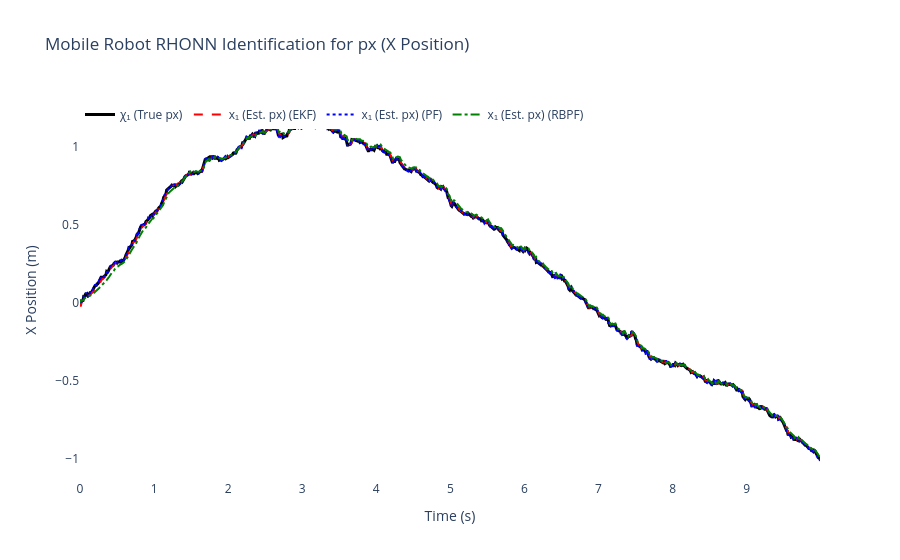
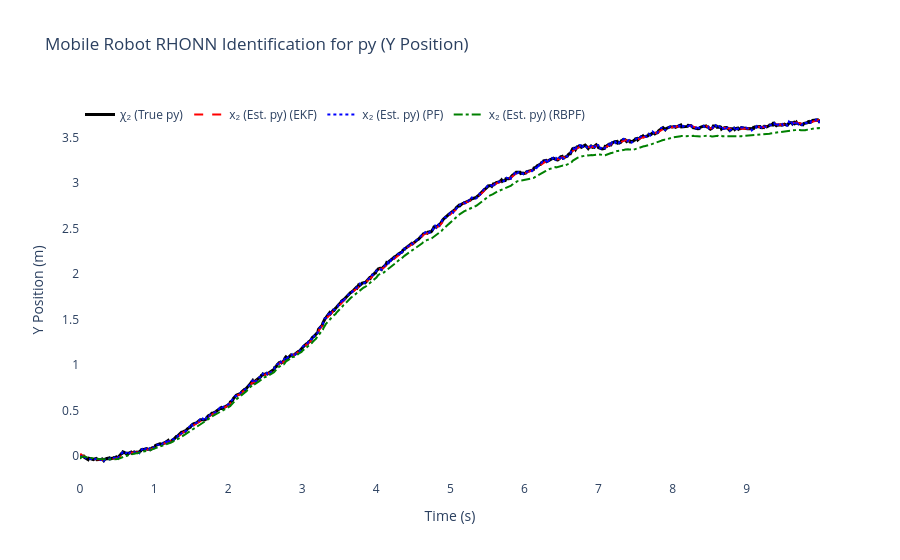
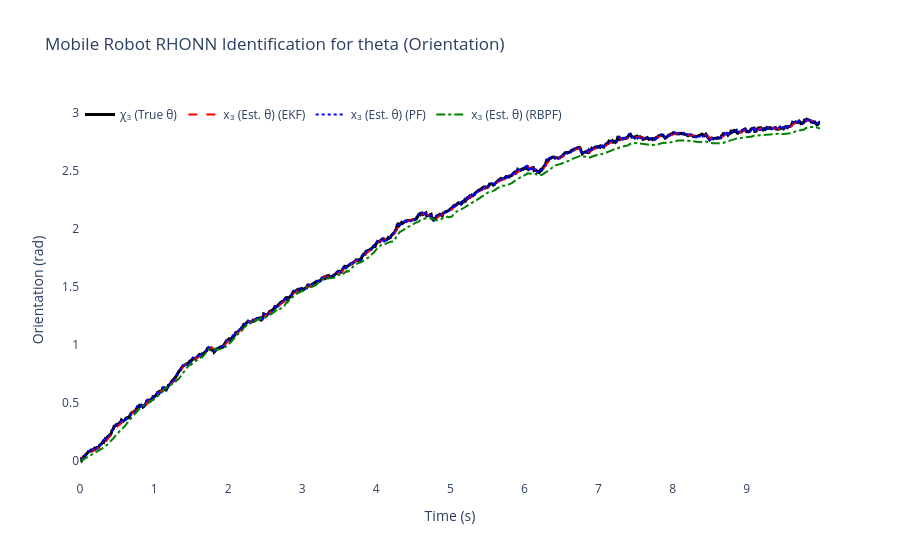
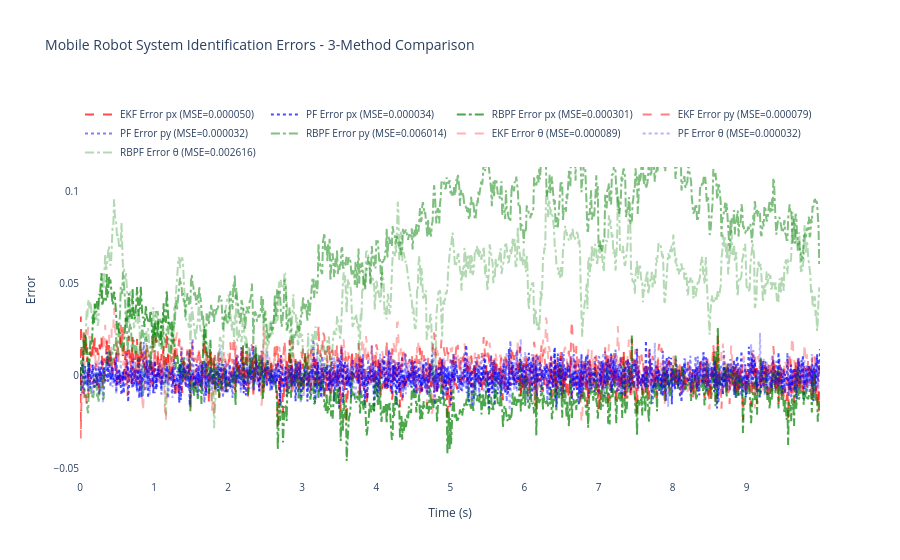

The notebook cell these images were saved under, in order:
### Code cell
# ============================================================
    # 6) Results & plots for Mobile Robot System (3-way comparison)
# ============================================================
mse_px_ekf = np.mean((x_true[:, 0] - x_hat_ekf[:, 0])**2)  # position x
mse_py_ekf = np.mean((x_true[:, 1] - x_hat_ekf[:, 1])**2)  # position y
mse_theta_ekf = np.mean((x_true[:, 2] - x_hat_ekf[:, 2])**2)  # orientation

mse_px_pf = np.mean((x_true[:, 0] - x_hat_pf[:, 0])**2)   # position x
mse_py_pf = np.mean((x_true[:, 1] - x_hat_pf[:, 1])**2)   # position y
mse_theta_pf = np.mean((x_true[:, 2] - x_hat_pf[:, 2])**2)   # orientation

mse_px_rbpf = np.mean((x_true[:, 0] - x_hat_rbpf[:, 0])**2)   # position x
mse_py_rbpf = np.mean((x_true[:, 1] - x_hat_rbpf[:, 1])**2)   # position y
mse_theta_rbpf = np.mean((x_true[:, 2] - x_hat_rbpf[:, 2])**2)   # orientation

print(f"\nFinal EKF-RHONN Weights:")
for i in range(3):
    state_names = ['px', 'py', 'theta']
    print(f"  Neuron {i+1} ({state_names[i]}): {ekf_trainer.weights[i]}")

print(f"\nFinal PF-RHONN Weight Estimates:")
pf_estimates = pf_trainer.get_estimate()
for i in range(3):
    state_names = ['px', 'py', 'theta']
    print(f"  Neuron {i+1} ({state_names[i]}): {pf_estimates[i]}")

print(f"\nFinal RBPF-RHONN Weight Estimates:")
rbpf_estimates = rbpf_trainer.get_estimate()
for i in range(3):
    state_names = ['px', 'py', 'theta']
    print(f"  Neuron {i+1} ({state_names[i]}): {rbpf_estimates[i]}")

print("\n--- Performance Comparison (MSE) for Mobile Robot System ---")
print(f"EKF  MSE px (x-position):     {mse_px_ekf:.6f}")
print(f"EKF  MSE py (y-position):     {mse_py_ekf:.6f}")
print(f"EKF  MSE theta (orientation): {mse_theta_ekf:.6f}")
print(f"PF   MSE px (x-position):     {mse_px_pf:.6f}")
print(f"PF   MSE py (y-position):     {mse_py_pf:.6f}")
print(f"PF   MSE theta (orientation): {mse_theta_pf:.6f}")
print(f"RBPF MSE px (x-position):     {mse_px_rbpf:.6f}")
print(f"RBPF MSE py (y-position):     {mse_py_rbpf:.6f}")
print(f"RBPF MSE theta (orientation): {mse_theta_rbpf:.6f}")

print("\n--- Overall Performance Summary ---")
total_mse_ekf = mse_px_ekf + mse_py_ekf + mse_theta_ekf
total_mse_pf = mse_px_pf + mse_py_pf + mse_theta_pf
total_mse_rbpf = mse_px_rbpf + mse_py_rbpf + mse_theta_rbpf
print(f"Total MSE - EKF:  {total_mse_ekf:.6f}")
print(f"Total MSE - PF:   {total_mse_pf:.6f}")
print(f"Total MSE - RBPF: {total_mse_rbpf:.6f}")

# Determine best performer
best_method = min([('EKF', total_mse_ekf), ('PF', total_mse_pf), ('RBPF', total_mse_rbpf)], key=lambda x: x[1])
print(f"Best performing method: {best_method[0]} (MSE: {best_method[1]:.6f})")

states_info = [
    {'idx': 0, 'var': 'px', 'desc': 'X Position', 'y_label': 'X Position (m)',
     'chi': 'χ₁ (True px)', 'x': 'x₁ (Est. px)'},
    {'idx': 1, 'var': 'py', 'desc': 'Y Position', 'y_label': 'Y Position (m)',
     'chi': 'χ₂ (True py)', 'x': 'x₂ (Est. py)'},
    {'idx': 2, 'var': 'theta', 'desc': 'Orientation', 'y_label': 'Orientation (rad)',
     'chi': 'χ₃ (True θ)', 'x': 'x₃ (Est. θ)'}
]

for state_info in states_info:
    i = state_info['idx']
    trace_plant = go.Scatter(x=t_history, y=x_true[:, i], mode='lines',
                            name=state_info['chi'], line=dict(color='black', width=3))
    trace_ekf = go.Scatter(x=t_history, y=x_hat_ekf[:, i], mode='lines',
                        name=f"{state_info['x']} (EKF)", line=dict(dash='dash', color='red'))
    trace_pf = go.Scatter(x=t_history, y=x_hat_pf[:, i], mode='lines',
                        name=f"{state_info['x']} (PF)", line=dict(dash='dot', color='blue'))
    trace_rbpf = go.Scatter(x=t_history, y=x_hat_rbpf[:, i], mode='lines',
                        name=f"{state_info['x']} (RBPF)", line=dict(dash='dashdot', color='green'))

    fig = go.Figure([trace_plant, trace_ekf, trace_pf, trace_rbpf])
    fig.update_layout(
        title=f'Mobile Robot RHONN Identification for {state_info["var"]} ({state_info["desc"]})',
        xaxis_title='Time (s)',
        yaxis_title=state_info['y_label'],
        legend=dict(x=0, y=1, orientation='h'),
        font=dict(size=12),
        plot_bgcolor='white',
        paper_bgcolor='white'
    )
    fig.show()

# Errors for all three states - three methods comparison
error_px_ekf = x_true[:, 0] - x_hat_ekf[:, 0]
error_py_ekf = x_true[:, 1] - x_hat_ekf[:, 1]
error_theta_ekf = x_true[:, 2] - x_hat_ekf[:, 2]

error_px_pf = x_true[:, 0] - x_hat_pf[:, 0]
error_py_pf = x_true[:, 1] - x_hat_pf[:, 1]
error_theta_pf = x_true[:, 2] - x_hat_pf[:, 2]

error_px_rbpf = x_true[:, 0] - x_hat_rbpf[:, 0]
error_py_rbpf = x_true[:, 1] - x_hat_rbpf[:, 1]
error_theta_rbpf = x_true[:, 2] - x_hat_rbpf[:, 2]

fig2 = go.Figure()
# Position X errors
fig2.add_trace(go.Scatter(x=t_history, y=error_px_ekf, mode='lines',
                        name=f'EKF Error px (MSE={mse_px_ekf:.6f})', 
                        line=dict(color='red', dash='dash'), opacity=0.7))
fig2.add_trace(go.Scatter(x=t_history, y=error_px_pf, mode='lines',
                        name=f'PF Error px (MSE={mse_px_pf:.6f})', 
                        line=dict(color='blue', dash='dot'), opacity=0.7))
fig2.add_trace(go.Scatter(x=t_history, y=error_px_rbpf, mode='lines',
                        name=f'RBPF Error px (MSE={mse_px_rbpf:.6f})', 
                        line=dict(color='green', dash='dashdot'), opacity=0.7))

# Position Y errors
fig2.add_trace(go.Scatter(x=t_history, y=error_py_ekf, mode='lines',
                        name=f'EKF Error py (MSE={mse_py_ekf:.6f})', 
                        line=dict(color='red', dash='dash'), opacity=0.5))
fig2.add_trace(go.Scatter(x=t_history, y=error_py_pf, mode='lines',
                        name=f'PF Error py (MSE={mse_py_pf:.6f})', 
                        line=dict(color='blue', dash='dot'), opacity=0.5))
fig2.add_trace(go.Scatter(x=t_history, y=error_py_rbpf, mode='lines',
                        name=f'RBPF Error py (MSE={mse_py_rbpf:.6f})', 
                        line=dict(color='green', dash='dashdot'), opacity=0.5))

# Orientation errors
fig2.add_trace(go.Scatter(x=t_history, y=error_theta_ekf, mode='lines',
                        name=f'EKF Error θ (MSE={mse_theta_ekf:.6f})', 
                        line=dict(color='red', dash='dash'), opacity=0.3))
fig2.add_trace(go.Scatter(x=t_history, y=error_theta_pf, mode='lines',
                        name=f'PF Error θ (MSE={mse_theta_pf:.6f})', 
                        line=dict(color='blue', dash='dot'), opacity=0.3))
fig2.add_trace(go.Scatter(x=t_history, y=error_theta_rbpf, mode='lines',
                        name=f'RBPF Error θ (MSE={mse_theta_rbpf:.6f})', 
                        line=dict(color='green', dash='dashdot'), opacity=0.3))

fig2.update_layout(
    title='Mobile Robot System Identification Errors - 3-Method Comparison',
    xaxis_title='Time (s)',
    yaxis_title='Error',
    legend=dict(x=0, y=1, orientation='h'),
    font=dict(size=10),
    plot_bgcolor='white',
    paper_bgcolor='white'
)
fig2.show()

# 2D Trajectory plot - 3-method comparison
fig_traj = go.Figure()
fig_traj.add_trace(go.Scatter(x=x_true[:, 0], y=x_true[:, 1],
                            mode='lines', name='True Trajectory',
                            line=dict(color='black', width=4)))
fig_traj.add_trace(go.Scatter(x=x_hat_ekf[:, 0], y=x_hat_ekf[:, 1],
                            mode='lines', name='EKF Estimation',
                            line=dict(color='red', width=2, dash='dash')))
fig_traj.add_trace(go.Scatter(x=x_hat_pf[:, 0], y=x_hat_pf[:, 1],
                            mode='lines', name='PF Estimation',
                            line=dict(color='blue', width=2, dash='dot')))
fig_traj.add_trace(go.Scatter(x=x_hat_rbpf[:, 0], y=x_hat_rbpf[:, 1],
                            mode='lines', name='RBPF Estimation',
                            line=dict(color='green', width=2, dash='dashdot')))

# Add start and end markers
fig_traj.add_trace(go.Scatter(x=[x_true[0, 0]], y=[x_true[0, 1]],
                            mode='markers', name='Start',
                            marker=dict(color='green', size=12, symbol='circle')))
fig_traj.add_trace(go.Scatter(x=[x_true[-1, 0]], y=[x_true[-1, 1]],
                            mode='markers', name='End',
                            marker=dict(color='red', size=12, symbol='square')))

fig_traj.update_layout(
    title='Mobile Robot - 2D Trajectory Comparison (EKF vs PF vs RBPF)',
    xaxis_title='X Position (m)',
    yaxis_title='Y Position (m)',
    font=dict(size=12),
    plot_bgcolor='white',
    paper_bgcolor='white',
    showlegend=True
)
fig_traj.show()

# Performance comparison bar chart
performance_data = {
    'Method': ['EKF', 'PF', 'RBPF'] * 3,
    'State': ['Position X'] * 3 + ['Position Y'] * 3 + ['Orientation'] * 3,
    'MSE': [mse_px_ekf, mse_px_pf, mse_px_rbpf, 
            mse_py_ekf, mse_py_pf, mse_py_rbpf,
            mse_theta_ekf, mse_theta_pf, mse_theta_rbpf]
}
df_perf = pd.DataFrame(performance_data)

fig_bar = px.bar(df_perf, x='State', y='MSE', color='Method',
                barmode='group', title='Performance Comparison: EKF vs PF vs RBPF',
                color_discrete_map={'EKF': 'red', 'PF': 'blue', 'RBPF': 'green'})
fig_bar.update_layout(
    font=dict(size=12),
    plot_bgcolor='white',
    paper_bgcolor='white'
)
fig_bar.show()

# Control inputs plot
fig_ctrl = go.Figure()
fig_ctrl.add_trace(go.Scatter(x=t_history[:-1], y=u_history[:-1, 0], mode='lines',
                            name='Linear Velocity (v)', line=dict(color='blue')))
fig_ctrl.add_trace(go.Scatter(x=t_history[:-1], y=u_history[:-1, 1], mode='lines',
                            name='Angular Velocity (ω)', line=dict(color='red')))
fig_ctrl.update_layout(
    title='Control Input Commands',
    xaxis_title='Time (s)',
    yaxis_title='Velocity',
    legend=dict(x=0, y=1, orientation='h'),
    font=dict(size=12),
    plot_bgcolor='white',
    paper_bgcolor='white'
)
fig_ctrl.show()

### Figure 1 — Plotly figure (JSON) as saved in the notebook; plotly's stock layout.template omitted (floating-point values rounded to 4 significant figures; data arrays with more than 128 entries replaced by an {"elided": "..."} marker saying what was removed)
{"data": [{"line": {"color": "black", "width": 3}, "mode": "lines", "name": "χ₁ (True px)", "type": "scatter", "x": {"elided": "1000 float values"}, "y": {"elided": "1000 float values"}}, {"line": {"color": "red", "dash": "dash"}, "mode": "lines", "name": "x₁ (Est. px) (EKF)", "type": "scatter", "x": {"elided": "1000 float values"}, "y": {"elided": "1000 float values"}}, {"line": {"color": "blue", "dash": "dot"}, "mode": "lines", "name": "x₁ (Est. px) (PF)", "type": "scatter", "x": {"elided": "1000 float values"}, "y": {"elided": "1000 float values"}}, {"line": {"color": "green", "dash": "dashdot"}, "mode": "lines", "name": "x₁ (Est. px) (RBPF)", "type": "scatter", "x": {"elided": "1000 float values"}, "y": {"elided": "1000 float values"}}], "layout": {"font": {"size": 12}, "legend": {"orientation": "h", "x": 0, "y": 1}, "paper_bgcolor": "white", "plot_bgcolor": "white", "title": {"text": "Mobile Robot RHONN Identification for px (X Position)"}, "xaxis": {"title": {"text": "Time (s)"}}, "yaxis": {"title": {"text": "X Position (m)"}}}}

### Figure 2 — Plotly figure (JSON) as saved in the notebook; plotly's stock layout.template omitted (floating-point values rounded to 4 significant figures; data arrays with more than 128 entries replaced by an {"elided": "..."} marker saying what was removed)
{"data": [{"line": {"color": "black", "width": 3}, "mode": "lines", "name": "χ₂ (True py)", "type": "scatter", "x": {"elided": "1000 float values"}, "y": {"elided": "1000 float values"}}, {"line": {"color": "red", "dash": "dash"}, "mode": "lines", "name": "x₂ (Est. py) (EKF)", "type": "scatter", "x": {"elided": "1000 float values"}, "y": {"elided": "1000 float values"}}, {"line": {"color": "blue", "dash": "dot"}, "mode": "lines", "name": "x₂ (Est. py) (PF)", "type": "scatter", "x": {"elided": "1000 float values"}, "y": {"elided": "1000 float values"}}, {"line": {"color": "green", "dash": "dashdot"}, "mode": "lines", "name": "x₂ (Est. py) (RBPF)", "type": "scatter", "x": {"elided": "1000 float values"}, "y": {"elided": "1000 float values"}}], "layout": {"font": {"size": 12}, "legend": {"orientation": "h", "x": 0, "y": 1}, "paper_bgcolor": "white", "plot_bgcolor": "white", "title": {"text": "Mobile Robot RHONN Identification for py (Y Position)"}, "xaxis": {"title": {"text": "Time (s)"}}, "yaxis": {"title": {"text": "Y Position (m)"}}}}

### Figure 3 — Plotly figure (JSON) as saved in the notebook; plotly's stock layout.template omitted (floating-point values rounded to 4 significant figures; data arrays with more than 128 entries replaced by an {"elided": "..."} marker saying what was removed)
{"data": [{"line": {"color": "black", "width": 3}, "mode": "lines", "name": "χ₃ (True θ)", "type": "scatter", "x": {"elided": "1000 float values"}, "y": {"elided": "1000 float values"}}, {"line": {"color": "red", "dash": "dash"}, "mode": "lines", "name": "x₃ (Est. θ) (EKF)", "type": "scatter", "x": {"elided": "1000 float values"}, "y": {"elided": "1000 float values"}}, {"line": {"color": "blue", "dash": "dot"}, "mode": "lines", "name": "x₃ (Est. θ) (PF)", "type": "scatter", "x": {"elided": "1000 float values"}, "y": {"elided": "1000 float values"}}, {"line": {"color": "green", "dash": "dashdot"}, "mode": "lines", "name": "x₃ (Est. θ) (RBPF)", "type": "scatter", "x": {"elided": "1000 float values"}, "y": {"elided": "1000 float values"}}], "layout": {"font": {"size": 12}, "legend": {"orientation": "h", "x": 0, "y": 1}, "paper_bgcolor": "white", "plot_bgcolor": "white", "title": {"text": "Mobile Robot RHONN Identification for theta (Orientation)"}, "xaxis": {"title": {"text": "Time (s)"}}, "yaxis": {"title": {"text": "Orientation (rad)"}}}}

### Figure 4 — Plotly figure (JSON) as saved in the notebook; plotly's stock layout.template omitted (floating-point values rounded to 4 significant figures; data arrays with more than 128 entries replaced by an {"elided": "..."} marker saying what was removed)
{"data": [{"line": {"color": "red", "dash": "dash"}, "mode": "lines", "name": "EKF Error px (MSE=0.000050)", "opacity": 0.7, "type": "scatter", "x": {"elided": "1000 float values"}, "y": {"elided": "1000 float values"}}, {"line": {"color": "blue", "dash": "dot"}, "mode": "lines", "name": "PF Error px (MSE=0.000034)", "opacity": 0.7, "type": "scatter", "x": {"elided": "1000 float values"}, "y": {"elided": "1000 float values"}}, {"line": {"color": "green", "dash": "dashdot"}, "mode": "lines", "name": "RBPF Error px (MSE=0.000301)", "opacity": 0.7, "type": "scatter", "x": {"elided": "1000 float values"}, "y": {"elided": "1000 float values"}}, {"line": {"color": "red", "dash": "dash"}, "mode": "lines", "name": "EKF Error py (MSE=0.000079)", "opacity": 0.5, "type": "scatter", "x": {"elided": "1000 float values"}, "y": {"elided": "1000 float values"}}, {"line": {"color": "blue", "dash": "dot"}, "mode": "lines", "name": "PF Error py (MSE=0.000032)", "opacity": 0.5, "type": "scatter", "x": {"elided": "1000 float values"}, "y": {"elided": "1000 float values"}}, {"line": {"color": "green", "dash": "dashdot"}, "mode": "lines", "name": "RBPF Error py (MSE=0.006014)", "opacity": 0.5, "type": "scatter", "x": {"elided": "1000 float values"}, "y": {"elided": "1000 float values"}}, {"line": {"color": "red", "dash": "dash"}, "mode": "lines", "name": "EKF Error θ (MSE=0.000089)", "opacity": 0.3, "type": "scatter", "x": {"elided": "1000 float values"}, "y": {"elided": "1000 float values"}}, {"line": {"color": "blue", "dash": "dot"}, "mode": "lines", "name": "PF Error θ (MSE=0.000032)", "opacity": 0.3, "type": "scatter", "x": {"elided": "1000 float values"}, "y": {"elided": "1000 float values"}}, {"line": {"color": "green", "dash": "dashdot"}, "mode": "lines", "name": "RBPF Error θ (MSE=0.002616)", "opacity": 0.3, "type": "scatter", "x": {"elided": "1000 float values"}, "y": {"elided": "1000 float values"}}], "layout": {"font": {"size": 10}, "legend": {"orientation": "h", "x": 0, "y": 1}, "paper_bgcolor": "white", "plot_bgcolor": "white", "title": {"text": "Mobile Robot System Identification Errors - 3-Method Comparison"}, "xaxis": {"title": {"text": "Time (s)"}}, "yaxis": {"title": {"text": "Error"}}}}
